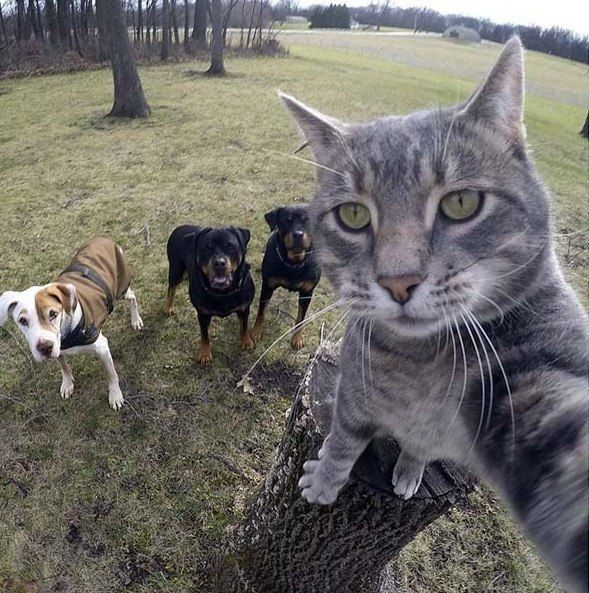
#> input picture pythonProject9/selfi.jpg, 589 x 593 px
$ python task_9.2.py
#> lines starting #> are read from the running program, lines starting #| are printed output that depends on the picture
from PIL import Image

image = Image.open("selfi.jpg")
#> image is the input picture: PIL image 589x593 RGB; mean R, G, B 111.4, 108.5, 103.3
image.show()
red_img = image.reduce(3)
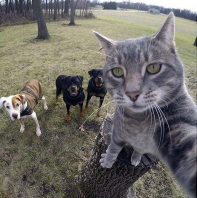
#> red_img: PIL image 197x198 RGB; mean R, G, B 111.2, 108.3, 103.2
zer_horiz = image.transpose(Image.FLIP_LEFT_RIGHT)
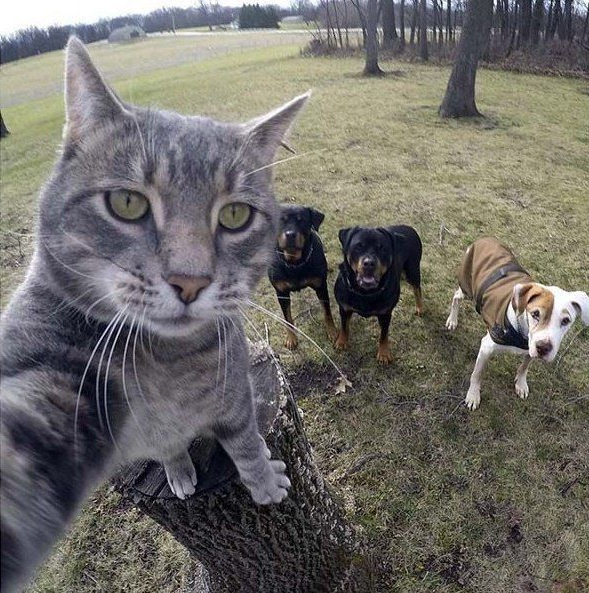
#> zer_horiz: PIL image 589x593 RGB; mean R, G, B 111.4, 108.5, 103.3
zer_vertik = image.transpose(Image.FLIP_TOP_BOTTOM)
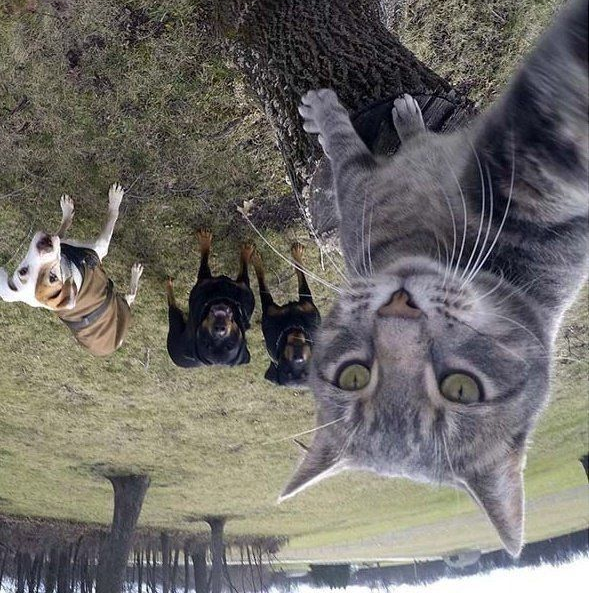
#> zer_vertik: PIL image 589x593 RGB; mean R, G, B 111.4, 108.5, 103.3

red_img.save("micro_selfi.png")
zer_horiz.save("horiz_selfi.png")
zer_vertik.save("vertik_selfi.png")

$ run again, with pythonProject9/1.jpg copied over pythonProject9/selfi.jpg
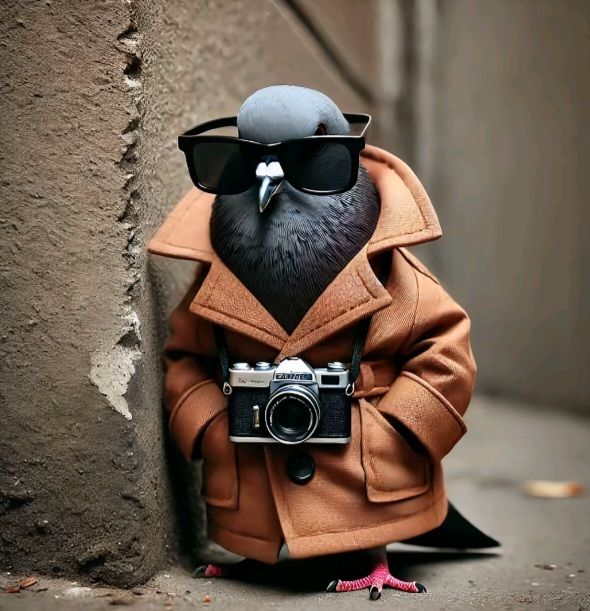
#> input picture pythonProject9/1.jpg, 590 x 611 px
#> image is the input picture: PIL image 590x611 RGB; mean R, G, B 110.2, 93.1, 79.4
#> `zer_horiz = image.transpose(Image.FLIP_LEFT_RIGHT)`:
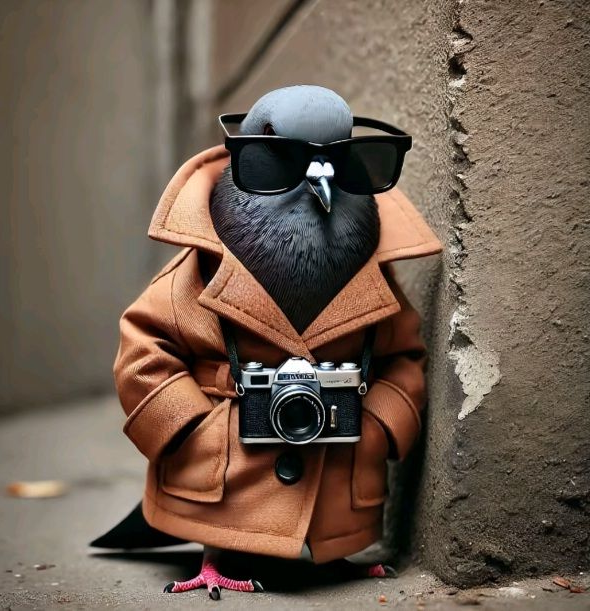
#> zer_horiz: PIL image 590x611 RGB; mean R, G, B 110.2, 93.1, 79.4
#> `zer_vertik = image.transpose(Image.FLIP_TOP_BOTTOM)`:
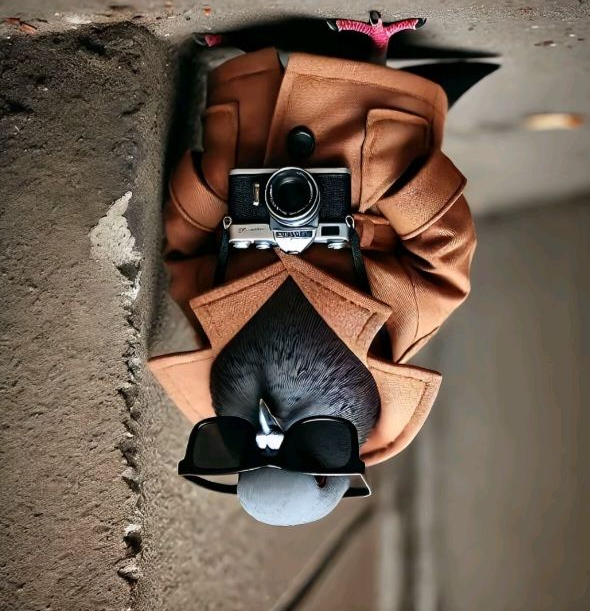
#> zer_vertik: PIL image 590x611 RGB; mean R, G, B 110.2, 93.1, 79.4
